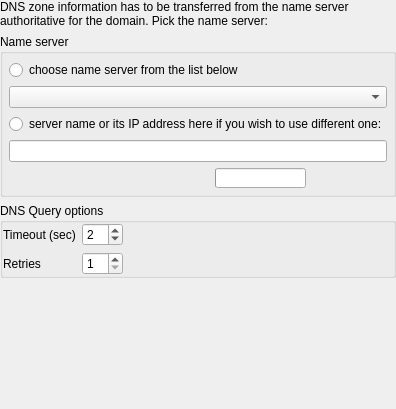
     <widget class="QWidget" name="WizardPage4">
      <layout class="QVBoxLayout">
       <property name="margin" stdset="0">
        <number>0</number>
       </property>
       <item>
        <widget class="QLabel" name="textLabel1_3">
         <property name="text">
          <string>DNS zone information has to be transferred from the name server authoritative for the domain. Pick the name server:</string>
         </property>
         <property name="alignment">
          <set>Qt::AlignmentFlag::AlignVCenter</set>
         </property>
         <property name="wordWrap">
          <bool>true</bool>
         </property>
        </widget>
       </item>
       <item>
        <widget class="QGroupBox" name="buttonGroup9">
         <property name="title">
          <string>Name server</string>
         </property>
         <layout class="QGridLayout">
          <property name="margin" stdset="0">
           <number>6</number>
          </property>
          <item row="0" column="0">
           <widget class="QRadioButton" name="dnsfromlist">
            <property name="text">
             <string>choose name server from the list below</string>
            </property>
           </widget>
          </item>
          <item row="1" column="0">
           <widget class="QComboBox" name="nameserverlist"/>
          </item>
          <item row="3" column="0">
           <widget class="QLineEdit" name="nameserverline"/>
          </item>
          <item row="2" column="0">
           <widget class="QRadioButton" name="dnscustom">
            <property name="text">
             <string>server name or its IP address here if you wish to use different one:</string>
            </property>
           </widget>
          </item>
          <item row="4" column="0">
           <layout class="QHBoxLayout">
            <item>
             <widget class="QLabel" name="nameserver_error">
              <property name="minimumSize">
               <size>
                <width>200</width>
                <height>20</height>
               </size>
              </property>
              <property name="text">
               <string/>
              </property>
              <property name="wordWrap">
               <bool>false</bool>
              </property>
             </widget>
            </item>
            <item>
             <widget class="QProgressBar" name="DNSprogress_2">
              <property name="sizePolicy">
               <sizepolicy hsizetype="Fixed" vsizetype="Fixed">
                <horstretch>0</horstretch>
                <verstretch>0</verstretch>
               </sizepolicy>
              </property>
              <property name="maximumSize">
               <size>
                <width>32767</width>
                <height>20</height>
               </size>
              </property>
              <property name="orientation">
               <enum>Qt::Orientation::Horizontal</enum>
              </property>
             </widget>
            </item>
            <item>
             <spacer>
              <property name="orientation">
               <enum>Qt::Orientation::Horizontal</enum>
              </property>
              <property name="sizeType">
               <enum>QSizePolicy::Policy::Expanding</enum>
              </property>
              <property name="sizeHint" stdset="0">
               <size>
                <width>50</width>
                <height>20</height>
               </size>
              </property>
             </spacer>
            </item>
           </layout>
          </item>
         </layout>
        </widget>
       </item>
       <item>
        <widget class="QGroupBox" name="DNS_options">
         <property name="title">
          <string>DNS Query options</string>
         </property>
         <layout class="QGridLayout">
          <property name="margin" stdset="0">
           <number>0</number>
          </property>
          <item row="0" column="0">
           <widget class="QLabel" name="textLabel1_5">
            <property name="text">
             <string>Timeout (sec)</string>
            </property>
            <property name="wordWrap">
             <bool>false</bool>
            </property>
           </widget>
          </item>
          <item row="1" column="0">
           <widget class="QLabel" name="textLabel2_2">
            <property name="text">
             <string>Retries</string>
            </property>
            <property name="wordWrap">
             <bool>false</bool>
            </property>
           </widget>
          </item>
          <item row="1" column="1">
           <widget class="QSpinBox" name="dnsretries">
            <property name="minimum">
             <number>1</number>
            </property>
            <property name="value">
             <number>1</number>
            </property>
           </widget>
          </item>
          <item row="0" column="1">
           <widget class="QSpinBox" name="dnstimeout">
            <property name="minimum">
             <number>1</number>
            </property>
            <property name="value">
             <number>2</number>
            </property>
           </widget>
          </item>
          <item row="1" column="2">
           <spacer>
            <property name="orientation">
             <enum>Qt::Orientation::Horizontal</enum>
            </property>
            <property name="sizeType">
             <enum>QSizePolicy::Policy::Expanding</enum>
            </property>
            <property name="sizeHint" stdset="0">
             <size>
              <width>160</width>
              <height>20</height>
             </size>
            </property>
           </spacer>
          </item>
          <item row="0" column="2">
           <spacer>
            <property name="orientation">
             <enum>Qt::Orientation::Horizontal</enum>
            </property>
            <property name="sizeType">
             <enum>QSizePolicy::Policy::Expanding</enum>
            </property>
            <property name="sizeHint" stdset="0">
             <size>
              <width>170</width>
              <height>20</height>
             </size>
            </property>
           </spacer>
          </item>
         </layout>
        </widget>
       </item>
       <item>
        <spacer>
         <property name="orientation">
          <enum>Qt::Orientation::Vertical</enum>
         </property>
         <property name="sizeType">
          <enum>QSizePolicy::Policy::Expanding</enum>
         </property>
         <property name="sizeHint" stdset="0">
          <size>
           <width>20</width>
           <height>131</height>
          </size>
         </property>
        </spacer>
       </item>
      </layout>
     </widget>
